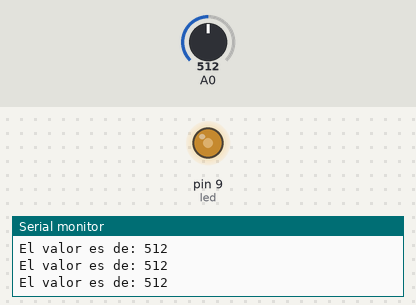
Bench run of a sketch on a simulated Arduino Uno, built with avr-gcc and run on an emulated ATmega328P. Parts: output pins drawn as LEDs (lit = HIGH), the last lines printed to the serial monitor. Inputs (shaded band) come from the test bench; at power-on: A0 = 512.

Above: at 1.2 s.
1.3 s: A0 set to 716
At 1.8 s:
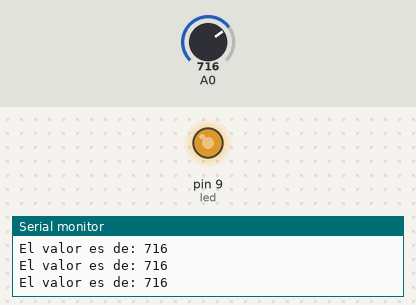
2.9 s: A0 set to 900
At 3.3 s:
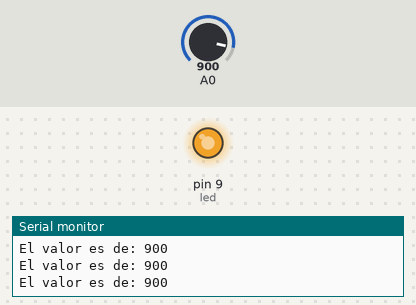
4.5 s: A0 set to 122
At 5.8 s:
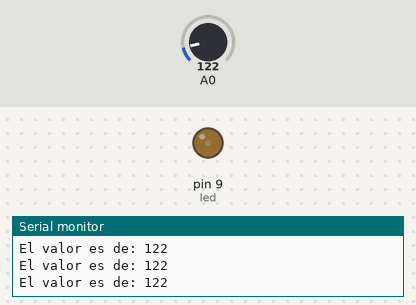
6.1 s: A0 set to 0
At 7.4 s:
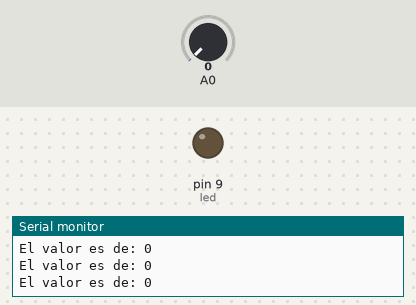
7.7 s: A0 set to 511
At 8.9 s:
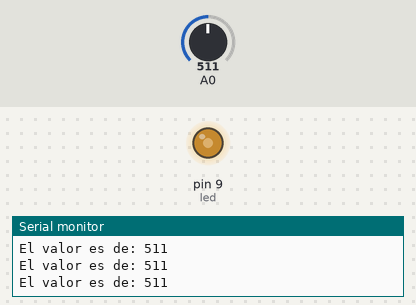
Timing chart, 0 to 10.3 s (numbered marks = the images above; inputs shaded):
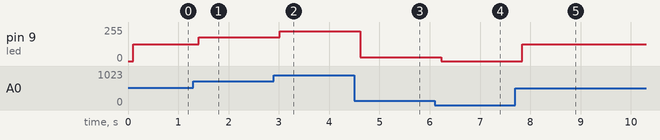

Measured:
- after the input at 1.3 s, pin 9 (led): 127/255 → 178/255 after 0.11 s
- after the input at 2.9 s, pin 9 (led): 178/255 → 224/255 after 0.11 s
- after the input at 4.5 s, pin 9 (led): 224/255 → 30/255 after 0.12 s
- after the input at 6.1 s, pin 9 (led): 30/255 → 0/255 after 0.13 s
- after the input at 7.7 s, pin 9 (led): 0/255 → 127/255 after 0.14 s

The sketch:

ejextra3.ino
```cpp
// C++ code
//
int led = 9;
int intensidad;

void setup() {
  Serial.begin(9600);
  pinMode(led, OUTPUT);
}

void loop() {
  intensidad = analogRead(A0);

  Serial.print("El valor es de: ");
  Serial.println(intensidad);
  delay(100);

  // Mapear la intensidad de luz al rango de valores de brillo del LED
  int brillo = map(intensidad, 0, 1023, 0, 255);

  // Establecer el brillo del LED según la intensidad de luz
  analogWrite(led, brillo);
}
```
